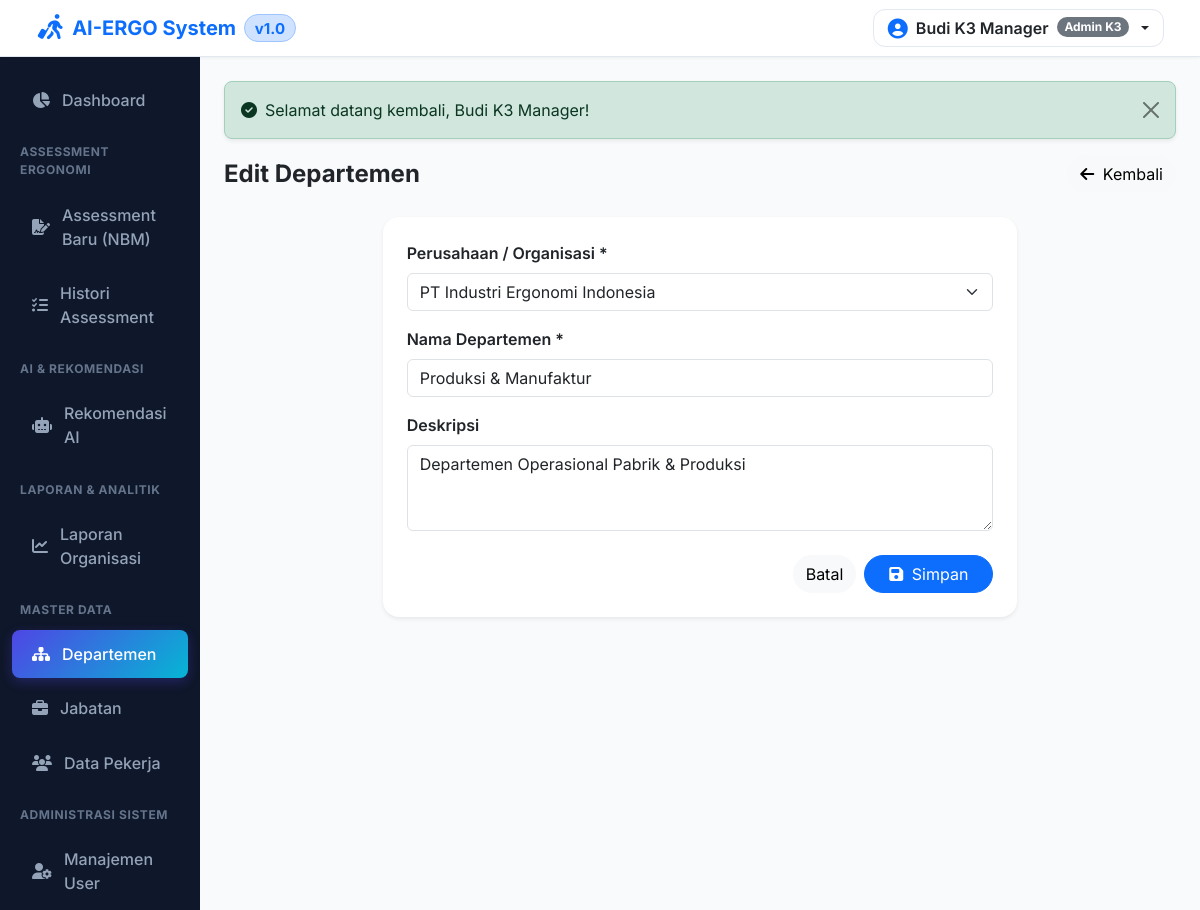
The page /departments/edit/2 (signed in) on the database its author committed.
### tables this page shows
CREATE TABLE IF NOT EXISTS `settings` (
  `id` BIGINT UNSIGNED AUTO_INCREMENT PRIMARY KEY,
  `setting_group` VARCHAR(50) NOT NULL DEFAULT 'general',
  `setting_key` VARCHAR(100) NOT NULL UNIQUE,
  `setting_value` LONGTEXT NULL,
  `description` TEXT NULL
);

CREATE TABLE IF NOT EXISTS `departments` (
  `id` BIGINT UNSIGNED AUTO_INCREMENT PRIMARY KEY,
  `company_id` BIGINT UNSIGNED NOT NULL,
  `name` VARCHAR(255) NOT NULL,
  `description` TEXT NULL,
  `created_at` TIMESTAMP DEFAULT CURRENT_TIMESTAMP,
  `updated_at` TIMESTAMP DEFAULT CURRENT_TIMESTAMP ON UPDATE CURRENT_TIMESTAMP,
  FOREIGN KEY (`company_id`) REFERENCES `companies` (`id`) ON DELETE CASCADE
);

CREATE TABLE IF NOT EXISTS `companies` (
  `id` BIGINT UNSIGNED AUTO_INCREMENT PRIMARY KEY,
  `name` VARCHAR(255) NOT NULL,
  `address` TEXT NULL,
  `phone` VARCHAR(50) NULL,
  `email` VARCHAR(100) NULL,
  `logo` VARCHAR(255) NULL,
  `status` ENUM('active', 'inactive') DEFAULT 'active',
  `created_at` TIMESTAMP DEFAULT CURRENT_TIMESTAMP,
  `updated_at` TIMESTAMP DEFAULT CURRENT_TIMESTAMP ON UPDATE CURRENT_TIMESTAMP
);

### core/App.php (called while the page is built, shortened)
<?php
class App {
    public function __construct() {
        require_once __DIR__ . '/../app/Helpers/Functions.php';
        spl_autoload_register(function ($class) {
            $prefixCore = 'Core\\';
            $prefixApp = 'App\\';
            if (strpos($class, $prefixCore) === 0) {
                $relativeClass = substr($class, strlen($prefixCore));
                $file = __DIR__ . '/' . str_replace('\\', '/', $relativeClass) . '.php';
                if (file_exists($file)) {
                    return;
                }
            }
            if (strpos($class, $prefixApp) === 0) {
                $relativeClass = substr($class, strlen($prefixApp));
                $file = __DIR__ . '/../app/' . str_replace('\\', '/', $relativeClass) . '.php';
                if (file_exists($file)) {
                    return;
                }
            }
        });
    }
    public function run(): void {
        Router::dispatch($_SERVER['REQUEST_URI'], $_SERVER['REQUEST_METHOD']);
    }
}

### app/Controllers/DepartmentController.php (called while the page is built, shortened)
<?php
class DepartmentController extends Controller {
    public function edit($id) {
        $deptModel = new Department();
        $department = $deptModel->find($id);
        $companyModel = new Company();
        $companies = $companyModel->all();
        $this->view('departments/form', ['department' => $department, 'companies' => $companies, 'title' => 'Edit Departemen']);
    }
}

### public/index.php (called while the page is built)
<?php
require_once __DIR__ . '/../core/App.php';
$app = new Core\App();
$app->run();

### app/Helpers/Functions.php (called while the page is built, shortened)
<?php
if (!function_exists('get_setting')) {
    function get_setting($key, $default = '') {
        static $settingsMap = null;
        if ($settingsMap === null) {
            try {
                $settingModel = new \App\Models\Setting();
                $settingsMap = $settingModel->getAllAsKeyValue();
            } catch (\Exception $e) {
                $settingsMap = [];
            }
        }
        return $settingsMap[$key] ?? $default;
    }
}
if (!function_exists('base_url')) {
    function base_url($path = '') {
        static $detectedBase = null;
        if ($detectedBase === null) {
            if (isset($_SERVER['HTTP_HOST'])) {
                $scheme = (isset($_SERVER['HTTPS']) && $_SERVER['HTTPS'] === 'on') ? 'https' : 'http';
                $scriptDir = str_replace('\\', '/', dirname($_SERVER['SCRIPT_NAME'] ?? ''));
                $baseDir = preg_replace('#/public$#i', '', $scriptDir);
                $detectedBase = $scheme . '://' . $_SERVER['HTTP_HOST'] . rtrim($baseDir, '/');
            } else {
                $detectedBase = config('app.url', 'http://localhost/ergonomi');
            }
        }
        return rtrim($detectedBase, '/') . '/' . ltrim($path, '/');
    }
}
if (!function_exists('assets')) {
    function assets($path = '') {
        static $detectedAssetsBase = null;
        if ($detectedAssetsBase === null) {
            if (isset($_SERVER['HTTP_HOST'])) {
                $scheme = (isset($_SERVER['HTTPS']) && $_SERVER['HTTPS'] === 'on') ? 'https' : 'http';
                $scriptDir = str_replace('\\', '/', dirname($_SERVER['SCRIPT_NAME'] ?? ''));
                if (preg_match('#/public$#i', $scriptDir)) {
                    $detectedAssetsBase = $scheme . '://' . $_SERVER['HTTP_HOST'] . rtrim($scriptDir, '/') . '/assets/';
                } else {
                    $detectedAssetsBase = $scheme . '://' . $_SERVER['HTTP_HOST'] . rtrim($scriptDir, '/') . '/public/assets/';
                }
            } else {
                $detectedAssetsBase = base_url('public/assets/');
            }
        }
        return rtrim($detectedAssetsBase, '/') . '/' . ltrim($path, '/');
    }
}
if (!function_exists('upload_exists')) {
    function upload_exists($path = '') {
        if (empty($path)) return false;
        $fullPath = __DIR__ . '/../../public/' . ltrim($path, '/');
        return file_exists($fullPath);
    }
}
if (!function_exists('sanitize')) {
    function sanitize($data) {
        return htmlspecialchars(trim((string)$data), ENT_QUOTES, 'UTF-8');
    }
}
if (!function_exists('auth_user')) {
    function auth_user() {
        return $_SESSION['user'] ?? null;
    }
}
if (!function_exists('is_logged_in')) {
    function is_logged_in() {
        return auth_user() !== null;
    }
}

### core/Database.php (called while the page is built, shortened)
<?php
class Database {
    private static ?PDO $instance = null;
    public static function getInstance(): PDO {
        if (self::$instance === null) {
            $config = require __DIR__ . '/../config/database.php';
            $dsn = "mysql:host={$config['host']};port={$config['port']};dbname={$config['dbname']};charset={$config['charset']}";
            try {
                self::$instance = new PDO($dsn, $config['username'], $config['password'], $config['options']);
            } catch (PDOException $e) {
                try {
                    $dsnNoDb = "mysql:host={$config['host']};port={$config['port']};charset={$config['charset']}";
                    $pdo = new PDO($dsnNoDb, $config['username'], $config['password'], $config['options']);
                    $pdo->exec("CREATE DATABASE IF NOT EXISTS `" . $config['dbname'] . "` DEFAULT CHARACTER SET utf8mb4 COLLATE utf8mb4_unicode_ci");
                    $pdo->exec("USE `" . $config['dbname'] . "`");
                    $sqlFile = __DIR__ . '/../database.sql';
                    if (file_exists($sqlFile)) {
                        $sql = file_get_contents($sqlFile);
                        $pdo->exec($sql);
                    }
                    self::$instance = $pdo;
                } catch (PDOException $ex) {
                    die("Database connection error: " . $ex->getMessage());
                }
            }
        }
        return self::$instance;
    }
}

### core/Model.php (called while the page is built, shortened)
<?php
abstract class Model {
    protected PDO $db;
    protected string $table;
    protected string $primaryKey = 'id';
    public function __construct() {
        $this->db = Database::getInstance();
    }
    public function all(): array {
        $stmt = $this->db->query("SELECT * FROM {$this->table} ORDER BY {$this->primaryKey} DESC");
        return $stmt->fetchAll();
    }
    public function find($id): ?array {
        $stmt = $this->db->prepare("SELECT * FROM {$this->table} WHERE {$this->primaryKey} = :id LIMIT 1");
        $stmt->execute(['id' => $id]);
        $result = $stmt->fetch();
        return $result ?: null;
    }
}

### app/Models/Setting.php (called while the page is built, shortened)
<?php
class Setting extends Model {
    public function getAllAsKeyValue(): array {
        $all = $this->all();
        $map = [];
        foreach ($all as $item) {
            $map[$item['setting_key']] = $item['setting_value'];
        }
        return $map;
    }
}

### config/database.php (called while the page is built)
<?php
return [
    'host' => '127.0.0.1',
    'port' => 3306,
    'dbname' => 'ai_ergo',
    'username' => 'root',
    'password' => '',
    'charset' => 'utf8mb4',
    'options' => [
        PDO::ATTR_ERRMODE => PDO::ERRMODE_EXCEPTION,
        PDO::ATTR_DEFAULT_FETCH_MODE => PDO::FETCH_ASSOC,
        PDO::ATTR_EMULATE_PREPARES => false,
    ],
];

### resources/views/departments/form.php (the view, shortened to what this page needs)
<div class="d-flex flex-column flex-sm-row justify-content-between align-items-start align-items-sm-center gap-3 mb-4">
    <h4 class="fw-bold text-dark mb-0"><?= sanitize($title) ?></h4>
    <a href="<?= base_url('departments') ?>" class="btn btn-light rounded-pill btn-mobile-full"><i class="fa-solid fa-arrow-left me-1"></i> Kembali</a>
</div>
<div class="card border-0 shadow-sm rounded-4 col-lg-8 mx-auto">
    <div class="card-body p-4">
        <form action="" method="POST">
            <div class="mb-3">
                <label class="form-label fw-semibold text-dark">Perusahaan / Organisasi *</label>
                <select name="company_id" class="form-select" required>
                    <?php foreach ($companies as $c): ?>
                        <option value="<?= $c['id'] ?>" <?= ($department['company_id'] ?? '') == $c['id'] ? 'selected' : '' ?>>
                            <?= sanitize($c['name']) ?>
                        </option>
                    <?php endforeach; ?>
                </select>
            </div>
            <div class="mb-3">
                <label class="form-label fw-semibold text-dark">Nama Departemen *</label>
                <input type="text" name="name" class="form-control" value="<?= sanitize($department['name'] ?? '') ?>" required>
            </div>
            <div class="mb-4">
                <label class="form-label fw-semibold text-dark">Deskripsi</label>
                <textarea name="description" class="form-control" rows="3"><?= sanitize($department['description'] ?? '') ?></textarea>
            </div>
            <div class="d-flex flex-column-reverse flex-sm-row justify-content-end gap-2">
                <a href="<?= base_url('departments') ?>" class="btn btn-light rounded-pill btn-mobile-full">Batal</a>
                <button type="submit" class="btn btn-primary rounded-pill px-4 btn-mobile-full"><i class="fa-solid fa-floppy-disk me-1"></i> Simpan</button>
            </div>
        </form>
    </div>
</div>

### core/Router.php (shortened to what this page needs)
<?php
class Router {
    private static array $routes = [];
    public static function get(string $path, array $handler): void {
        self::$routes['GET'][$path] = $handler;
    }
    public static function post(string $path, array $handler): void {
        self::$routes['POST'][$path] = $handler;
    }
    public static function dispatch(string $uri, string $method): void {
        $uri = parse_url($uri, PHP_URL_PATH);
        $scriptDir = str_replace('\\', '/', dirname($_SERVER['SCRIPT_NAME'] ?? ''));
        $baseDir = preg_replace('#/public$#i', '', $scriptDir);
        if (!empty($scriptDir) && $scriptDir !== '/' && strpos($uri, $scriptDir) === 0) {
            $uri = substr($uri, strlen($scriptDir));
        } elseif (!empty($baseDir) && $baseDir !== '/' && strpos($uri, $baseDir) === 0) {
            $uri = substr($uri, strlen($baseDir));
        }
        $uri = '/' . trim($uri, '/');
        $method = strtoupper($method);
        if (isset(self::$routes[$method])) {
            foreach (self::$routes[$method] as $routePath => $handler) {
                $pattern = preg_replace('/\{([a-zA-Z0-9_]+)\}/', '([^/]+)', $routePath);
                $pattern = "#^" . $pattern . "$#";
                if (preg_match($pattern, $uri, $matches)) {
                    array_shift($matches);
                    [$controllerClass, $action] = $handler;
                    if (class_exists($controllerClass)) {
                        $controller = new $controllerClass();
                        if (method_exists($controller, $action)) {
                            call_user_func_array([$controller, $action], $matches);
                            return;
                        }
                    }
                }
            }
        }
        exit;
    }
}

### resources/views/layouts/header.php (shortened to what this page needs)
<!DOCTYPE html>
<html lang="id">
<head>
    <?php $appFavicon = get_setting('APP_FAVICON'); ?>
    <link href="https://cdn.jsdelivr.net/npm/bootstrap@5.3.2/dist/css/bootstrap.min.css" rel="stylesheet">
    <link href="https://cdnjs.cloudflare.com/ajax/libs/font-awesome/6.4.2/css/all.min.css" rel="stylesheet">
    <link href="<?= assets('css/style.css') ?>?v=<?= time() ?>" rel="stylesheet">
</head>
<body>
<?php if (is_logged_in()): ?>
<nav class="navbar app-header sticky-top px-2 px-md-4 py-2">
    <div class="container-fluid d-flex flex-nowrap align-items-center justify-content-between">
        <div class="d-flex align-items-center gap-2">
            <a class="navbar-brand d-flex align-items-center gap-1 gap-sm-2 fw-bold text-primary mb-0 me-0" href="<?= base_url('dashboard') ?>">
                <?php $appLogo = get_setting('APP_LOGO'); ?>
                <?php if (upload_exists($appLogo)): ?>
                    <img src="<?= upload_url($appLogo) ?>" alt="Logo" style="max-height: 32px; width: auto;" class="d-inline-block align-text-top me-1">
                <?php else: ?>
                    <i class="fa-solid fa-person-walking-luggage fa-lg text-primary"></i>
                <?php endif; ?>
                <span><?= sanitize(get_setting('APP_NAME', 'AI-ERGO')) ?></span>
                <span class="badge bg-primary-subtle text-primary border border-primary-subtle rounded-pill fs-7">v1.0</span>
            </a>
        </div>
        <div class="d-flex align-items-center ms-auto">
            <div class="dropdown">
                <button class="btn dropdown-toggle d-flex align-items-center gap-2 user-profile-btn" type="button" data-bs-toggle="dropdown">
                    <i class="fa-solid fa-circle-user text-primary fa-lg"></i>
                    <span class="fw-semibold text-dark d-none d-md-inline"><?= sanitize(auth_user()['name'] ?? 'User') ?></span>
                    <span class="badge bg-secondary rounded-pill d-none d-md-inline"><?= sanitize(auth_user()['roles'][0] ?? 'User') ?></span>
                </button>
            </div>
        </div>
    </div>
</nav>
<div class="container-fluid">
    <div class="row">
<?php endif; ?>

### public/assets/css/style.css (style rules this page uses)
:root { --primary-color: #4f46e5; --primary-hover: #4338ca; --secondary-color: #06b6d4; --dark-sidebar: #0f172a; --dark-sidebar-hover: #1e293b; --bg-light: #f8fafc; --text-main: #1e293b; --text-muted: #64748b; --risk-low: #10b981; --risk-medium: #f59e0b; --risk-high: #f97316; --risk-very-high: #ef4444; }
body { font-family: 'Inter', system-ui, -apple-system, sans-serif; background-color: var(--bg-light); color: var(--text-main); margin: 0; padding: 0; }
.app-header { background: #ffffff; border-bottom: 1px solid #e2e8f0; box-shadow: 0 1px 3px rgba(0,0,0,0.05); }
.user-profile-btn { border-radius: 0.75rem !important; padding: 0.35rem 0.85rem !important; border: 1px solid #e2e8f0 !important; background-color: #ffffff !important; transition: all 0.2s ease !important; }

### rows shown on the page
settings: setting_key "AI-ERGO System"
departments: company_id "PT Industri Ergonomi Indonesia", name "Produksi & Manufaktur", description "Departemen Operasional Pabrik & Produksi"

### other values the page prints
$msg['message'] "Selamat datang kembali, Budi K3 Manager!"
